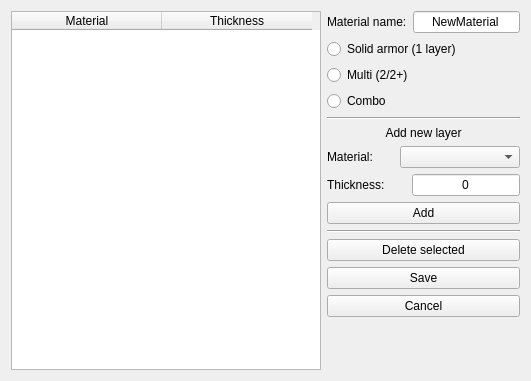
<?xml version="1.0" encoding="UTF-8"?>
<ui version="4.0">
 <class>Form</class>
 <widget class="QWidget" name="Form">
  <property name="geometry">
   <rect>
    <x>0</x>
    <y>0</y>
    <width>531</width>
    <height>381</height>
   </rect>
  </property>
  <property name="windowTitle">
   <string>New material</string>
  </property>
  <layout class="QHBoxLayout" name="horizontalLayout">
   <item>
    <widget class="QTableWidget" name="tbl_mats">
     <property name="minimumSize">
      <size>
       <width>310</width>
       <height>0</height>
      </size>
     </property>
     <property name="maximumSize">
      <size>
       <width>9999</width>
       <height>16777215</height>
      </size>
     </property>
     <attribute name="horizontalHeaderDefaultSectionSize">
      <number>150</number>
     </attribute>
     <column>
      <property name="text">
       <string>Material</string>
      </property>
      <property name="textAlignment">
       <set>AlignHCenter|AlignVCenter|AlignCenter</set>
      </property>
     </column>
     <column>
      <property name="text">
       <string>Thickness</string>
      </property>
      <property name="textAlignment">
       <set>AlignHCenter|AlignVCenter|AlignCenter</set>
      </property>
     </column>
    </widget>
   </item>
   <item>
    <layout class="QVBoxLayout" name="lay_right">
     <item>
      <layout class="QHBoxLayout" name="lay_name">
       <item>
        <widget class="QLabel" name="lbl_name">
         <property name="text">
          <string>Material name:</string>
         </property>
        </widget>
       </item>
       <item>
        <widget class="QLineEdit" name="ln_name">
         <property name="text">
          <string>NewMaterial</string>
         </property>
         <property name="alignment">
          <set>Qt::AlignCenter</set>
         </property>
        </widget>
       </item>
      </layout>
     </item>
     <item>
      <widget class="QRadioButton" name="rdb_armor1">
       <property name="text">
        <string>Solid armor (1 layer)</string>
       </property>
      </widget>
     </item>
     <item>
      <widget class="QRadioButton" name="rdb_armor2">
       <property name="text">
        <string>Multi (2/2+)</string>
       </property>
      </widget>
     </item>
     <item>
      <widget class="QRadioButton" name="rdb_armor3">
       <property name="text">
        <string>Combo </string>
       </property>
      </widget>
     </item>
     <item>
      <widget class="Line" name="line_2">
       <property name="orientation">
        <enum>Qt::Horizontal</enum>
       </property>
      </widget>
     </item>
     <item>
      <widget class="QLabel" name="lbl_add">
       <property name="text">
        <string>Add new layer</string>
       </property>
       <property name="alignment">
        <set>Qt::AlignCenter</set>
       </property>
      </widget>
     </item>
     <item>
      <layout class="QHBoxLayout" name="lay_matsel">
       <item>
        <widget class="QLabel" name="lbl_matsel">
         <property name="text">
          <string>Material:</string>
         </property>
        </widget>
       </item>
       <item>
        <widget class="QComboBox" name="cmb_matsel">
         <property name="sizePolicy">
          <sizepolicy hsizetype="Minimum" vsizetype="Fixed">
           <horstretch>0</horstretch>
           <verstretch>0</verstretch>
          </sizepolicy>
         </property>
         <property name="minimumSize">
          <size>
           <width>120</width>
           <height>0</height>
          </size>
         </property>
        </widget>
       </item>
      </layout>
     </item>
     <item>
      <layout class="QHBoxLayout" name="lay_thick">
       <item>
        <widget class="QLabel" name="lbl_thick">
         <property name="text">
          <string>Thickness:</string>
         </property>
        </widget>
       </item>
       <item>
        <widget class="QLineEdit" name="ln_thick">
         <property name="sizePolicy">
          <sizepolicy hsizetype="Minimum" vsizetype="Fixed">
           <horstretch>0</horstretch>
           <verstretch>0</verstretch>
          </sizepolicy>
         </property>
         <property name="maximumSize">
          <size>
           <width>120</width>
           <height>16777215</height>
          </size>
         </property>
         <property name="text">
          <string>0</string>
         </property>
         <property name="alignment">
          <set>Qt::AlignCenter</set>
         </property>
        </widget>
       </item>
      </layout>
     </item>
     <item>
      <widget class="QPushButton" name="btn_add">
       <property name="text">
        <string>Add</string>
       </property>
      </widget>
     </item>
     <item>
      <widget class="Line" name="line">
       <property name="orientation">
        <enum>Qt::Horizontal</enum>
       </property>
      </widget>
     </item>
     <item>
      <widget class="QPushButton" name="btn_delete">
       <property name="text">
        <string>Delete selected</string>
       </property>
      </widget>
     </item>
     <item>
      <widget class="QPushButton" name="btn_save">
       <property name="text">
        <string>Save</string>
       </property>
      </widget>
     </item>
     <item>
      <widget class="QPushButton" name="btn_cancel">
       <property name="text">
        <string>Cancel</string>
       </property>
      </widget>
     </item>
     <item>
      <spacer name="verticalSpacer">
       <property name="orientation">
        <enum>Qt::Vertical</enum>
       </property>
       <property name="sizeHint" stdset="0">
        <size>
         <width>20</width>
         <height>40</height>
        </size>
       </property>
      </spacer>
     </item>
    </layout>
   </item>
  </layout>
 </widget>
 <resources/>
 <connections/>
</ui>
